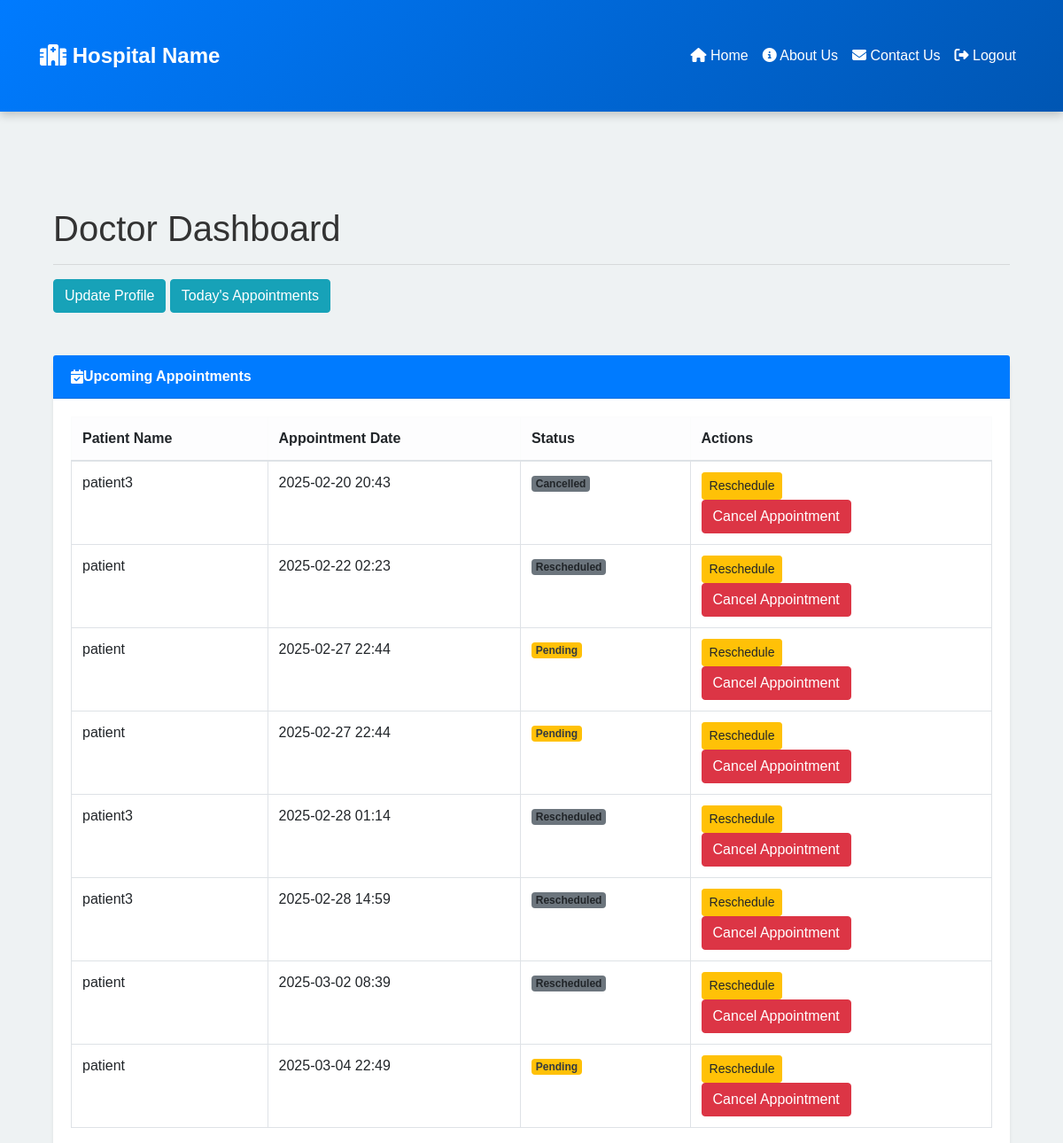
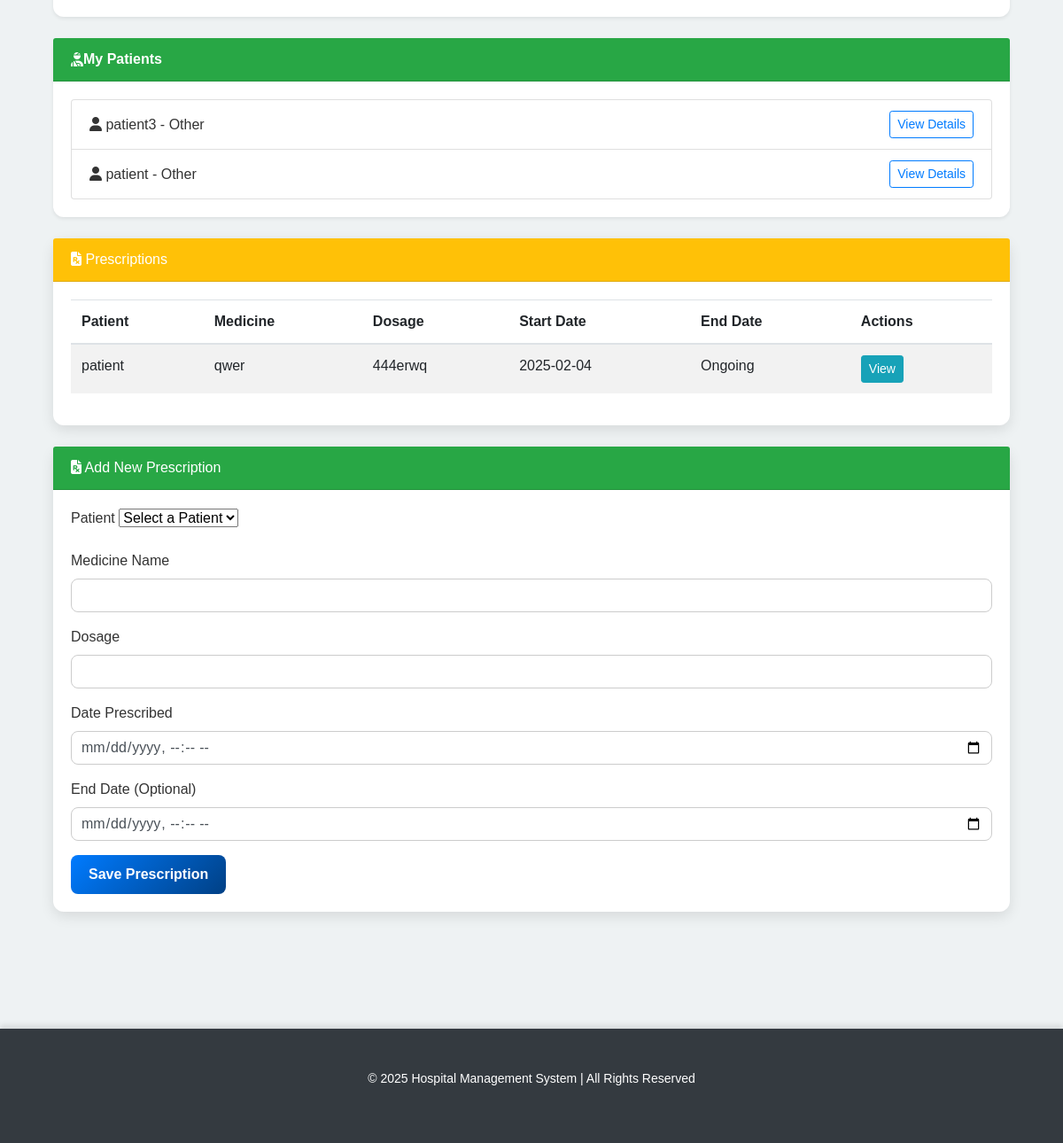
The page /doctor_dashboard (signed in) on the database its author committed (2 pictures, top to bottom).
### app/models.py (models this page shows)
class Appointment(db.Model):
    __tablename__ = 'appointment'
    id = db.Column(db.Integer, primary_key=True)
    patient_id = db.Column(db.Integer, db.ForeignKey('patient.id'), nullable=False)
    doctor_id = db.Column(db.Integer, db.ForeignKey('doctor.id'), nullable=False)
    appointment_date = db.Column(db.DateTime, default=datetime.utcnow)
    status = db.Column(db.String(50), default='Pending')
    patient = db.relationship('Patient', back_populates='appointments')
    doctor = db.relationship('Doctor', back_populates='appointments')

class Patient(db.Model):
    __tablename__ = 'patient'
    id = db.Column(db.Integer, primary_key=True)
    user_id = db.Column(db.Integer, db.ForeignKey('user.id'), unique=True, nullable=False)
    first_name = db.Column(db.String(100), nullable=False)
    last_name = db.Column(db.String(100), nullable=True)
    date_of_birth = db.Column(db.Date, nullable=False)
    gender = db.Column(db.String(10), nullable=False)
    contact_number = db.Column(db.String(15))
    medical_history = db.Column(db.Text)
    user = db.relationship('User', back_populates='patient_profile')
    appointments = db.relationship('Appointment', back_populates='patient', lazy=True)
    prescriptions = db.relationship('Prescription', back_populates='patient', lazy=True)
    medical_records = db.relationship('MedicalRecord', back_populates='patient', lazy=True)
    payments = db.relationship('Payment', back_populates='patient', lazy=True)

class Prescription(db.Model):
    __tablename__ = 'prescription'
    id = db.Column(db.Integer, primary_key=True)
    patient_id = db.Column(db.Integer, db.ForeignKey('patient.id'), nullable=False)
    doctor_id = db.Column(db.Integer, db.ForeignKey('doctor.id'), nullable=False)
    medicine_name = db.Column(db.String(100), nullable=False)
    dosage = db.Column(db.String(100), nullable=False)
    instructions = db.Column(db.Text, nullable=True)
    date_prescribed = db.Column(db.DateTime, default=datetime.utcnow)
    end_date = db.Column(db.DateTime, nullable=True)
    patient = db.relationship('Patient', back_populates='prescriptions')
    doctor = db.relationship('Doctor', back_populates='prescriptions')

### app/routes.py (the view)
@main_routes.route('/doctor_dashboard')
@login_required
def doctor_dashboard():
    if current_user.role.name.lower() != 'doctor':
        flash('Access denied. Only doctors can access this page.', 'danger')
        return redirect(url_for('main_routes.home'))
    doctor = Doctor.query.filter_by(user_id=current_user.id).first()
    if not doctor:
        flash("Doctor profile not found!", "danger")
        return redirect(url_for('main_routes.home'))
    appointments = Appointment.query.filter_by(doctor_id=doctor.id).order_by(Appointment.appointment_date).all()
    today = datetime.today().date()
    todays_appointments = [appt for appt in appointments if appt.appointment_date.date() == today]
    prescriptions = Prescription.query.filter_by(doctor_id=doctor.id).all()
    patients = list({appt.patient for appt in appointments})
    return render_template(
        'dashboard_doctor.html',
        doctor=doctor,
        appointments=appointments,
        todays_appointments=todays_appointments,
        prescriptions=prescriptions,
        patients=patients
    )

### app/__init__.py (called while the page is built)
@login_manager.user_loader
def load_user(user_id):
    return User.query.get(int(user_id))

### app/templates/dashboard_doctor.html (shortened to what this page needs)
{% extends "base.html" %}
{% block content %}
<div class="container">
    <h1 class="mt-4">Doctor Dashboard</h1>
    <hr>
<div class="mt-3">
    <button class="btn btn-info" onclick="toggleProfileForm()">Update Profile</button>
    <button class="btn btn-info" onclick="toggleAppointments()">Today's Appointments</button>
</div>
<br> <br>
<div class="card mb-4 shadow-sm">
    <div class="card-header bg-primary text-white d-flex align-items-center">
        <i class="fas fa-calendar-check me-2"></i> <strong>Upcoming Appointments</strong>
    </div>
    <div class="card-body">
        {% if appointments %}
            <table class="table table-hover table-bordered">
                <thead class="table-light">
                    <tr>
                        <th>Patient Name</th>
                        <th>Appointment Date</th>
                        <th>Status</th>
                        <th>Actions</th>
                    </tr>
                </thead>
                <tbody>
                    {% for appt in appointments %}
                    <tr>
                        <td>
                            {% if appt.patient %}
                                {{ appt.patient.first_name }} {{ appt.patient.last_name }}
                            {% else %}
                                No patient data
                            {% endif %}
                        </td>
                        <td>{{ appt.appointment_date.strftime('%Y-%m-%d %H:%M') }}</td>
                        <td>
                            <span class="badge {% if appt.status == 'Pending' %}bg-warning text-dark{% elif appt.status == 'Completed' %}bg-success{% else %}bg-secondary{% endif %}">
                                {{ appt.status }}
                            </span>
                        </td>
                        <td>
                            <a href="{{ url_for('doctor_routes.reschedule_appointment', appointment_id=appt.id) }}" class="btn btn-sm btn-warning">
                                Reschedule
                            </a>
                            <form method="POST" action="{{ url_for('doctor_routes.cancel_appointment', appointment_id=appt.id) }}">
                                <button type="submit" class="btn btn-danger">Cancel Appointment</button>
                            </form>
                        </td>
                    </tr>
                    {% endfor %}
                </tbody>
            </table>
        {% else %}
            <p class="text-muted">No upcoming appointments.</p>
        {% endif %}
    </div>
</div>
    <div class="card mb-4 shadow-sm">
        <div class="card-header bg-success text-white d-flex align-items-center">
            <i class="fas fa-user-injured me-2"></i> <strong>My Patients</strong>
        </div>
        <div class="card-body">
            {% if patients %}
                <ul class="list-group">
                    {% for patient in patients %}
                        <li class="list-group-item d-flex justify-content-between align-items-center">
                            <span>
                                <i class="fas fa-user me-2"></i> {{ patient.first_name }} {{ patient.last_name }} - {{ patient.gender }}
                            </span>
                            <a href="{{ url_for('patient.medical_records', patient_id=patient.id) }}" class="btn btn-sm btn-outline-primary">
                                View Details
                            </a>
                        </li>
                    {% endfor %}
                </ul>
            {% else %}
                <p class="text-muted">No patients assigned yet.</p>
            {% endif %}
        </div>
    </div>
<div class="card mb-4">
    <div class="card-header bg-warning text-white">
        <i class="fas fa-file-prescription"></i> Prescriptions
    </div>
    <div class="card-body">
        {% if prescriptions %}
            <table class="table table-striped">
                <thead>
                    <tr>
                        <th>Patient</th>
                        <th>Medicine</th>
                        <th>Dosage</th>
                        <th>Start Date</th>
                        <th>End Date</th>
                        <th>Actions</th>
                    </tr>
                </thead>
                <tbody>
                    {% for prescription in prescriptions %}
                    <tr>
                        <td>{{ prescription.patient.first_name }} {{ prescription.patient.last_name }}</td>
                        <td>{{ prescription.medicine_name }}</td>
                        <td>{{ prescription.dosage }}</td>
                        <td>{{ prescription.date_prescribed.strftime('%Y-%m-%d') }}</td>
                        <td>{{ prescription.end_date.strftime('%Y-%m-%d') if prescription.end_date else "Ongoing" }}</td>
                        <td>
                            <a href="{{ url_for('doctor_routes.view_prescription', prescription_id=prescription.id) }}" class="btn btn-sm btn-info">View</a>
                        </td>
                    </tr>
                    {% endfor %}
                </tbody>
            </table>
        {% else %}
            <p>No prescriptions available.</p>
        {% endif %}
    </div>
</div>
<div class="card mb-4">
    <div class="card-header bg-success text-white">
        <i class="fas fa-file-prescription"></i> Add New Prescription
    </div>
    <div class="card-body">
        <form method="POST" action="{{ url_for('doctor_routes.add_prescription') }}">
            <div class="mb-3">
                <label for="patient_id" class="form-label">Patient</label>
                <select id="patient_id" name="patient_id" class="form-select" required>
                    <option value="">Select a Patient</option>
                </select>
            </div>
            <div class="mb-3">
                <label for="medicine_name" class="form-label">Medicine Name</label>
                <input type="text" id="medicine_name" name="medicine_name" class="form-control" required>
            </div>
            <div class="mb-3">
                <label for="dosage" class="form-label">Dosage</label>
                <input type="text" id="dosage" name="dosage" class="form-control" required>
            </div>
            <div class="mb-3">
                <label for="date_prescribed" class="form-label">Date Prescribed</label>
                <input type="datetime-local" id="date_prescribed" name="date_prescribed" class="form-control" required>
            </div>
            <div class="mb-3">
                <label for="end_date" class="form-label">End Date (Optional)</label>
                <input type="datetime-local" id="end_date" name="end_date" class="form-control">
            </div>
            <button type="submit" class="btn btn-primary">Save Prescription</button>
        </form>
    </div>
</div>
</div>
{% endblock %}

### app/static/css/styles.css (style rules this page uses)
body { font-family: 'Poppins', sans-serif; background-color: #eef2f3; color: #333; margin: 0; padding: 0; }
.container { padding-top: 30px; padding-bottom: 30px; }
.btn-primary { background: linear-gradient(135deg, #007bff, #004085); border: none; font-size: 16px; font-weight: 600; padding: 10px 20px; transition: all 0.3s ease-in-out; border-radius: 8px; }
.card { border: none; border-radius: 12px; box-shadow: 0px 5px 15px rgba(0, 0, 0, 0.1); transition: all 0.3s ease-in-out; }
.form-control { border-radius: 8px; border: 1px solid #ccc; padding: 10px; transition: all 0.3s ease-in-out; }

### rows shown on the page
Appointment: patient.first_name "patient3", appointment_date "2025-02-20 20:43", status "Cancelled"
Appointment: patient.first_name "patient", appointment_date "2025-02-22 02:23", status "Rescheduled"
Appointment: patient.first_name "patient", appointment_date "2025-02-27 22:44", status "Pending"
Appointment: patient.first_name "patient", appointment_date "2025-02-27 22:44", status "Pending"
Appointment: patient.first_name "patient3", appointment_date "2025-02-28 01:14", status "Rescheduled"
Appointment: patient.first_name "patient3", appointment_date "2025-02-28 14:59", status "Rescheduled"
Appointment: patient.first_name "patient", appointment_date "2025-03-02 08:39", status "Rescheduled"
Appointment: patient.first_name "patient", appointment_date "2025-03-04 22:49", status "Pending"
Patient: first_name "patient3", gender "Other"
Patient: first_name "patient", gender "Other"
Prescription: patient.first_name "patient", medicine_name "qwer", dosage "444erwq", date_prescribed "2025-02-04", end_date "Ongoing"
